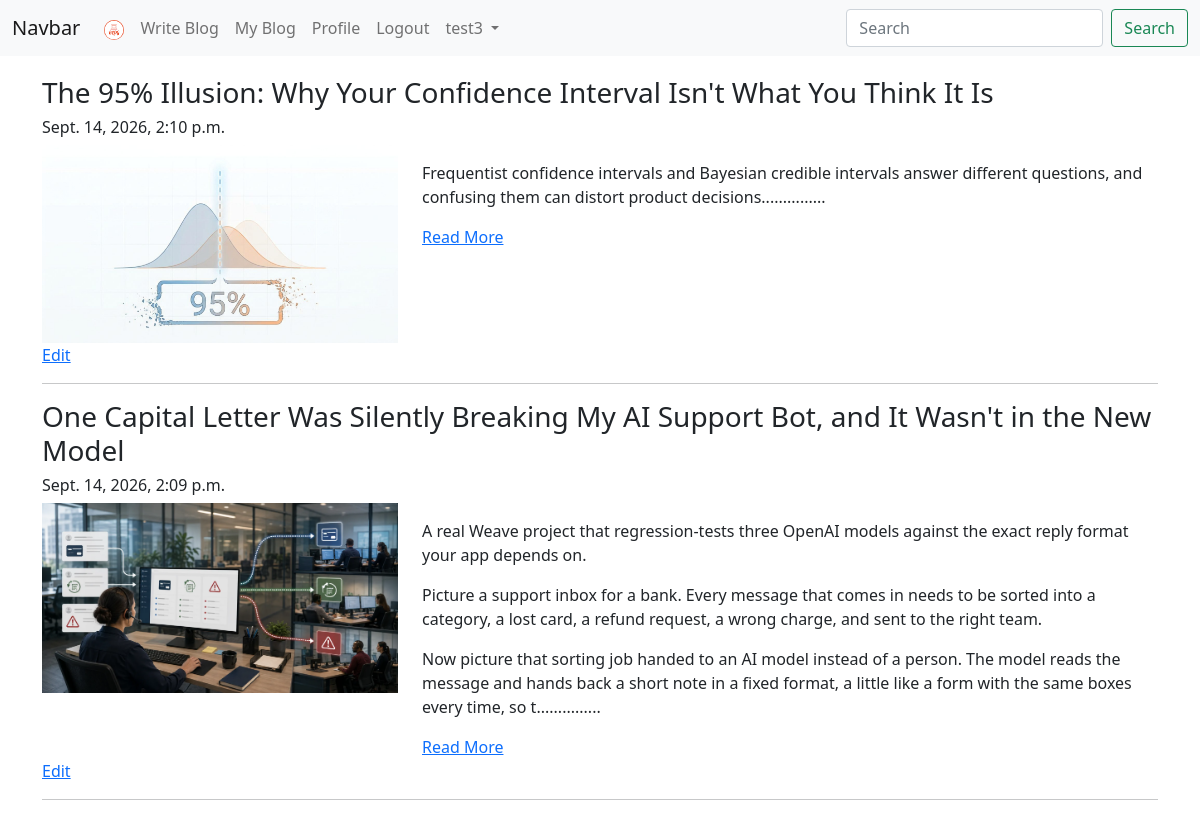
Before: /blog/my-blogs/ (signed in) with the older database file.
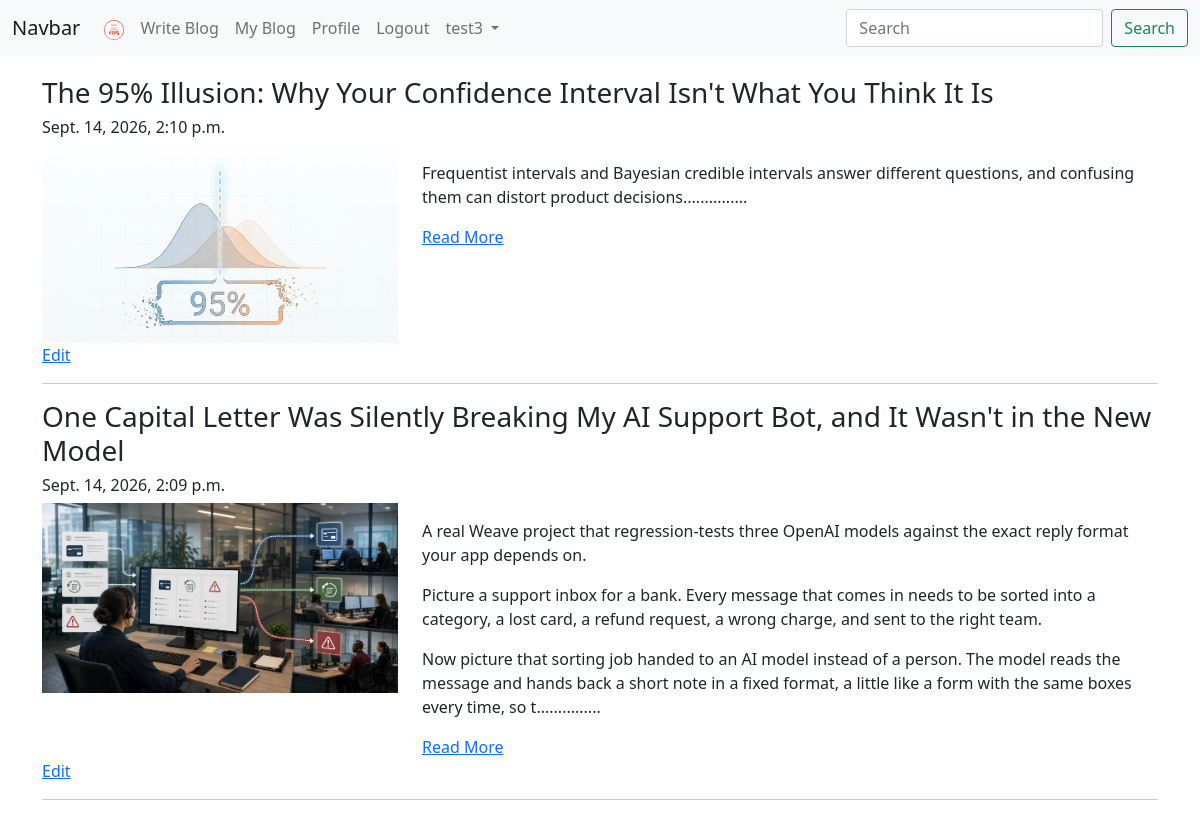
After: the same page with the newer database file.
### App_Blog/models.py (models this page shows, shortened)
class Blog(models.Model):
    author = models.ForeignKey(User,on_delete=models.CASCADE, related_name='post_author')
    blog_title = models.CharField(max_length=264, verbose_name="Put a Title")
    slug = models.SlugField(max_length=264, unique=True)
    blog_content = models.TextField(verbose_name='What is on Your Mind')
    blog_image = models.ImageField(upload_to='blog_images', verbose_name='Image')
    publish_date = models.DateTimeField(auto_now_add=True)
    update_date = models.DateTimeField(auto_now=True)
    class Meta:
        ordering = ['-publish_date']

### App_Blog/views.py (the view)
# urls.py: path('my-blogs/', views.MyBlogs.as_view(), name='my_blogs'),
class MyBlogs(LoginRequiredMixin, TemplateView):
    template_name = 'App_Blog/my_blogs.html'
    def get_context_data(self, **kwargs):
        context = super().get_context_data(**kwargs)
        context['post_author'] = self.request.user.post_author
        return context

### App_Blog/templatetags/custom_filters.py (called while the page is built)
def range_filter(value):
    return value[0:500]+"..............."

### templates/App_Blog/my_blogs.html (shortened to what this page needs)
{% extends "base.html" %}
{% load custom_filters %}
{% block body_block %}
{% for blog in post_author.all  %}
<h3>{{blog.blog_title}}</h3>
<h6>{{blog.publish_date}}</h6>
<div class='row'>
    <div class='col-sm-4'>
        <img src="/media/{{blog.blog_image}}" alt="" width='100%'>
    </div>
    <div class='col-sm-8'>
        <p>{{blog.blog_content|range_filter|linebreaks}}</p>
        <a href="{% url 'App_Blog:blog_details' slug=blog.slug%}">Read More</a>
    </div>
</div>
<a href="{% url 'App_Blog:edit_blog' pk=blog.pk %}">Edit</a>
<hr>
{% endfor %}
{% endblock %}

Changed rows visible on the page:
changed Blog "The 95% Illusion: Why Your Confidence Interval Isn't What You Think It Is": blog_content|range_filter "Frequentist confidence intervals and Bayesian credible intervals answer different questions, and confusing them can distort product decisions..............." → "Frequentist intervals and Bayesian credible intervals answer different questions, and confusing them can distort product decisions..............."
